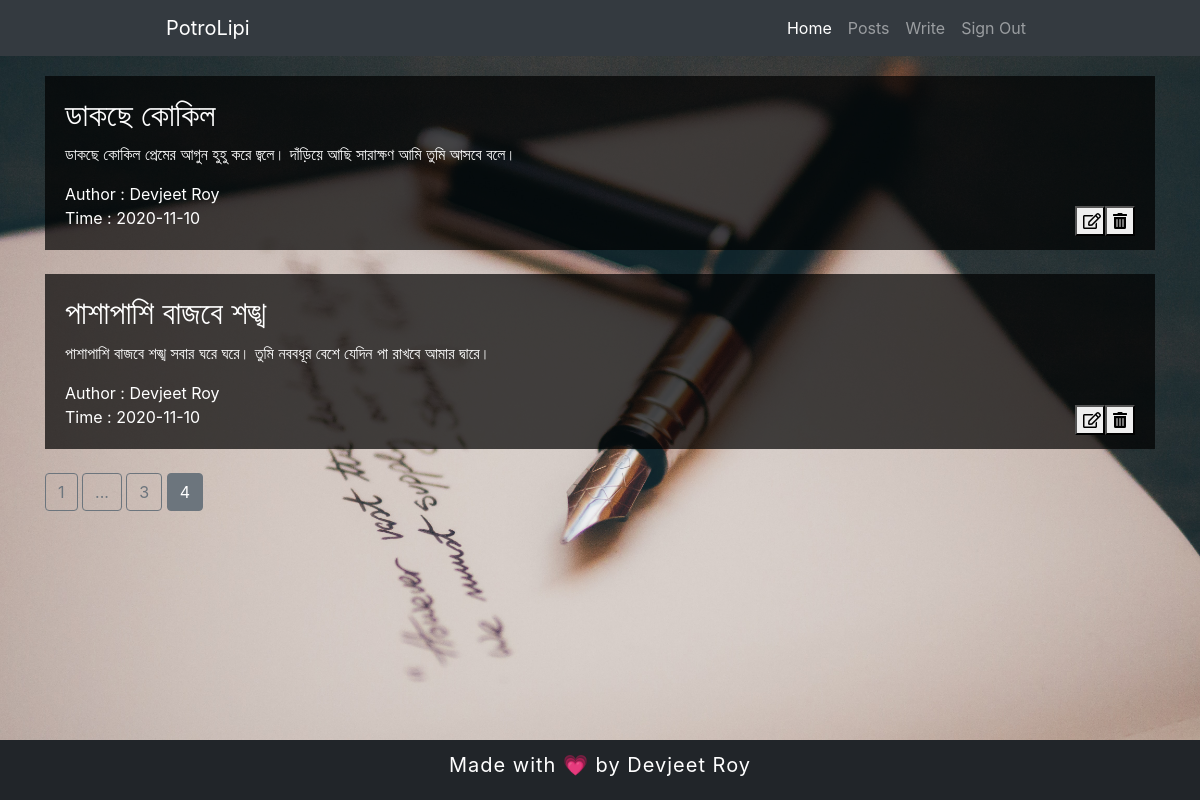
/posts?page=4 (signed in), run on an earlier commit of the app's database.
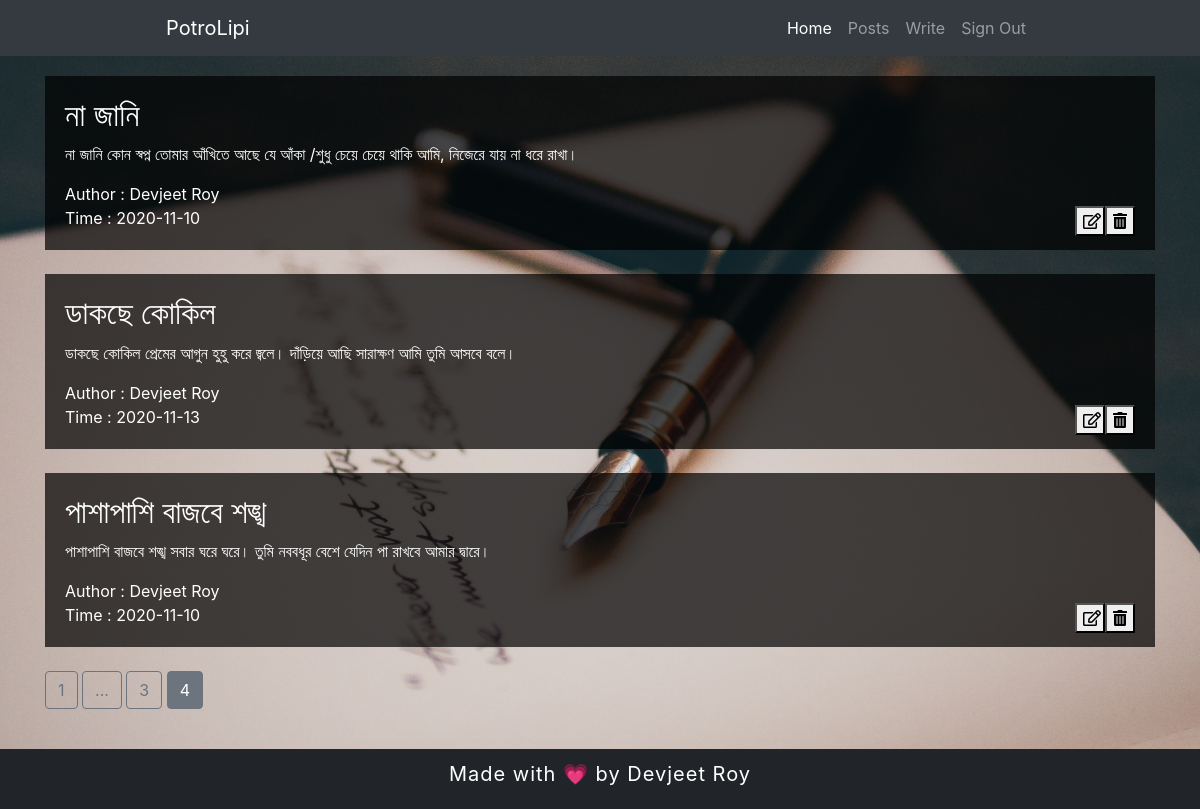
And on a later commit of the database.
### main/models.py (models this page shows, shortened)
class Posts(db.Model):
    post_id = db.Column(db.Integer, primary_key=True)
    title = db.Column(db.String(100),nullable=False)
    content = db.Column(db.Text(),nullable=False)
    author = db.Column(db.String(20),nullable=False)
    time = db.Column(db.DateTime(),default=date.today(), onupdate=date.today())

### main/posts/routes.py (the view)
@posts.route("/posts")
@login_required
def readblog():
    if current_user.is_authenticated:
        page = request.args.get('page', 1, type=int)
        posts = Posts.query.order_by(Posts.post_id.desc()).paginate(page=page, per_page=5)
        return render_template("readblog.html",posts=posts)
    else:
        return "<h2>Not Authorized!</h2>"

### main/models.py (called while the page is built)
@login_manager.user_loader
def load_user(user_id):
    return User.query.get(int(user_id))

### main/templates/readblog.html (shortened to what this page needs)
{% extends "layout.html" %}
    {% block content %}
        <div class="container">
            {% if posts.items[0] %}
            {% for i in posts.items: %}
            <div class="post">
                <h2>{{ i.title }}</h2>
                <p>
                    {{ i.content }}
                </p>
                <span>Author : {{ i.author }}</span><br>
                <span>Time : {{ i.time.year }}-{{ i.time.month }}-{{ i.time.day }}</span>
                {% if i.author == current_user.username %}
                <div class="post-button">
                    <form action="{{url_for('posts.update_blog', post_id = i.post_id)}}" method="POST">
                        <button type="submit"><i class="far fa-edit"></i></button>
                    </form>
                    <form action="{{url_for('posts.delete_blog', post_id = i.post_id)}}" method="POST">
                        <button type="submit"><i class="fas fa-trash-alt"></i></button>
                    </form>
                </div>
                {% endif %}
            </div><br>
            {% endfor %}
            {% else %}
                <center>
                    <h2>No post to display! </h2>
                </center>
            {% endif %}
            {% for page_num in posts.iter_pages(left_edge=1,right_edge=1,left_current=1,right_current=2) %}
                {% if page_num %}
                    {% if posts.page == page_num %}
                        <a href="{{url_for('posts.readblog',page=page_num)}}" class="btn btn-secondary">{{ page_num }}</a>
                    {% else %}
                        <a href="{{url_for('posts.readblog',page=page_num)}}" class="btn btn-outline-secondary">{{ page_num }}</a>
                    {% endif %}
                {% else %}
                    <a href="#" class="btn btn-outline-secondary">...</a>
                {% endif %}
            {% endfor %}
        </div>
    {% endblock %}

What changed in the data, as far as the page shows it:
now on this page (row unchanged): Posts: title "না জানি", content "না জানি কোন স্বপ্ন তােমার আঁখিতে আছে যে আঁকা /শুধু চেয়ে চেয়ে থাকি আমি, নিজেরে যায় না ধরে রাখা।", author "Devjeet Roy", time.year "2020", time.month "11", time.day "10"
changed Posts "ডাকছে কোকিল": time.day "10" → "13"
